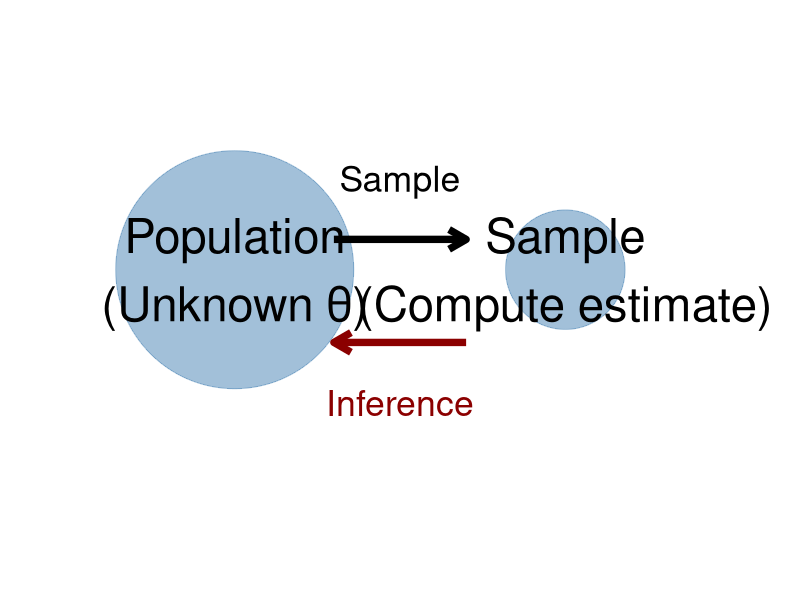
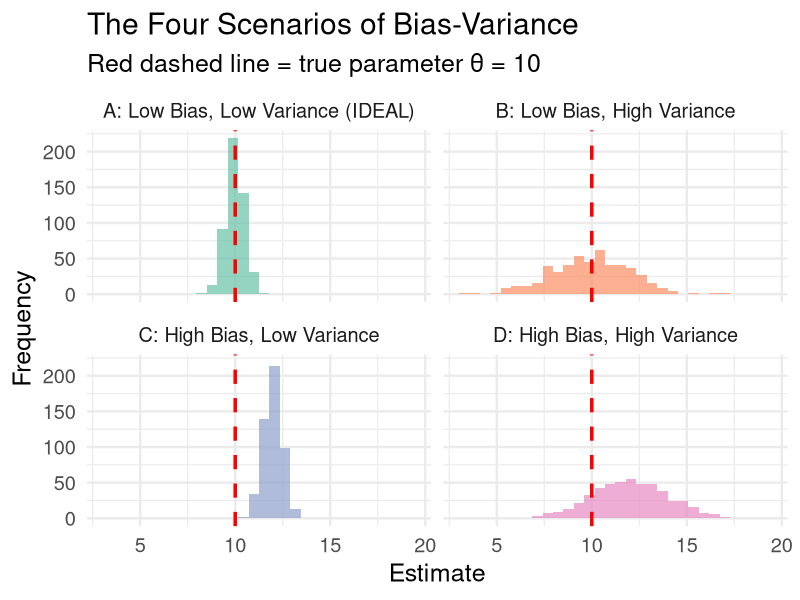
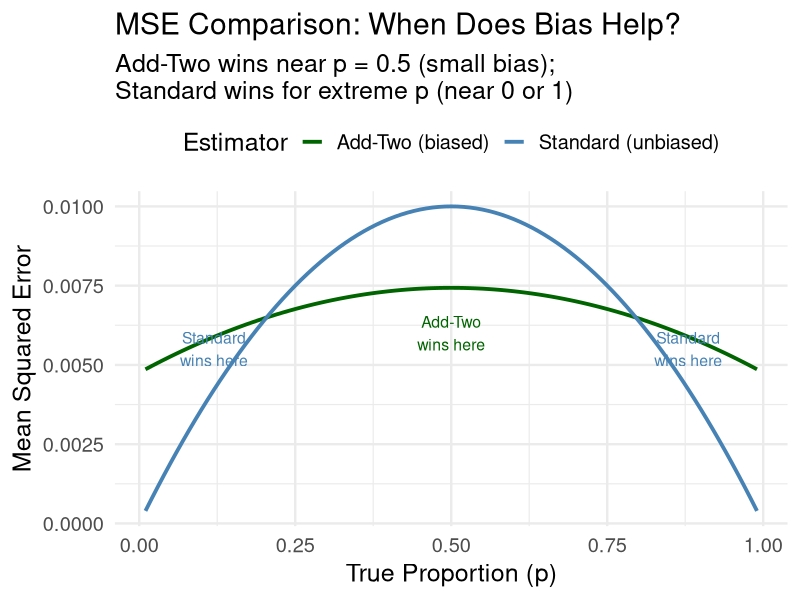
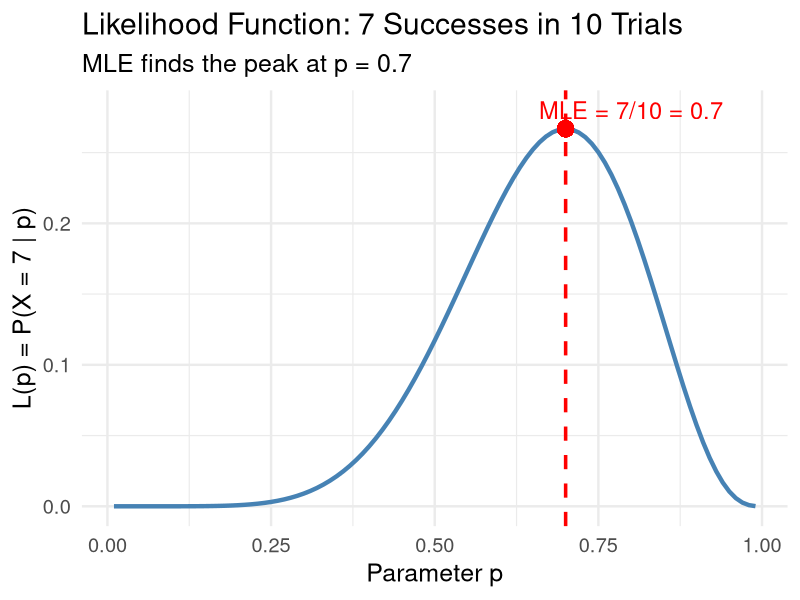
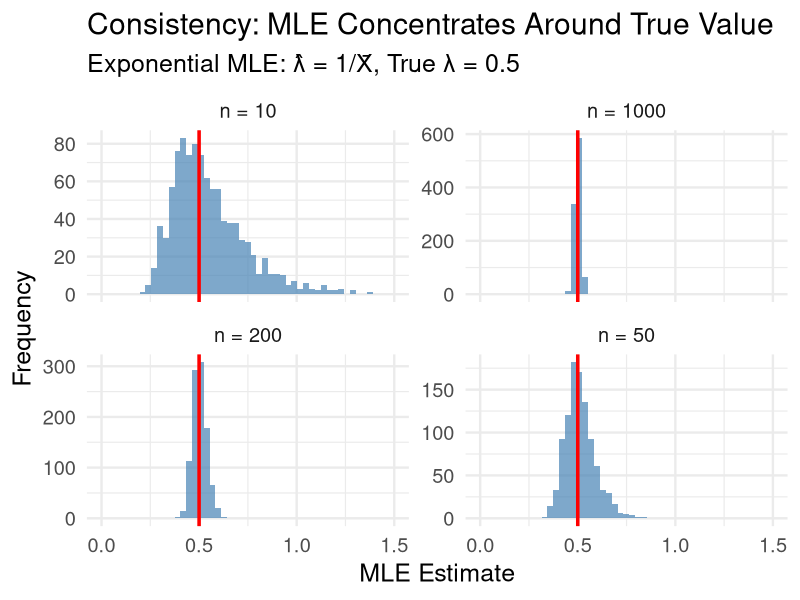
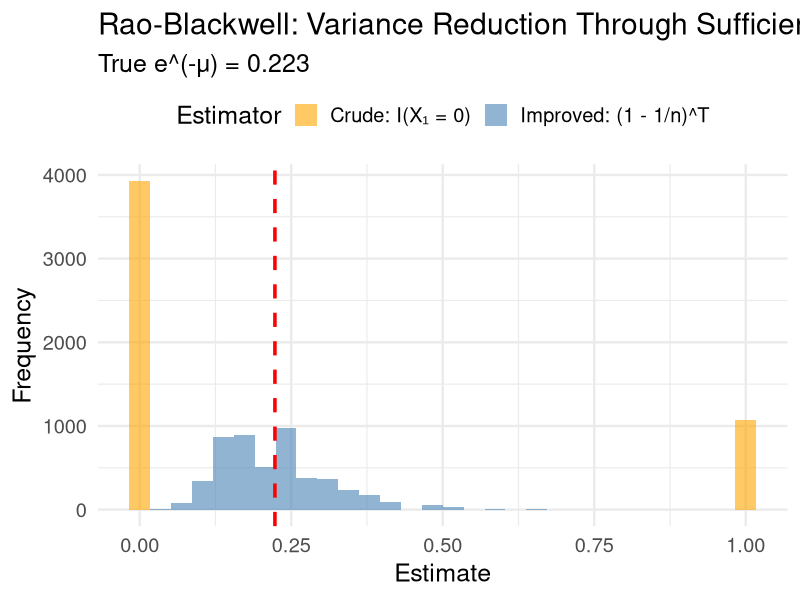

These charts were generated, in order, by the following R code:
## ---- chunk 1
#| label: setup
#| include: false
library(tidyverse)
set.seed(42)
theme_set(theme_minimal(base_size = 18))
## ---- chunk 2
#| echo: false
#| fig-width: 14
#| fig-height: 5
library(DiagrammeR)

grViz("
digraph journey {
  graph [rankdir = LR, bgcolor = transparent]
  node [shape = box, style = filled, fontsize = 24]
  
  L1 [label = 'Lesson 1\\nStatistics &\\nSampling', fillcolor = '#AED6F1']
  L2 [label = 'Lesson 2\\nBias, Variance,\\nMSE', fillcolor = '#FAD7A0']
  L3 [label = 'Lesson 3\\nMVUE &\\nCRLB', fillcolor = '#ABEBC6']
  L4 [label = 'Lesson 4\\nMME &\\nMLE', fillcolor = '#F5B7B1']
  L5 [label = 'Lesson 5\\nSufficient\\nStatistics', fillcolor = '#D7BDE2']
  
  L1 -> L2 -> L3 -> L4 -> L5
}
")
## ---- chunk 3
#| echo: false
#| fig-width: 12
#| fig-height: 6
tibble(x = c(1, 2), y = c(1, 1), size = c(80, 40)) |> 
  ggplot(aes(x = x, y = y)) +
  geom_point(aes(size = size), color = "steelblue", alpha = 0.5) +
  annotate("text", x = 1, y = 1, label = "Population\n(Unknown θ)", size = 12) +
  annotate("text", x = 2, y = 1, label = "Sample\n(Compute estimate)", size = 12) +
  annotate("segment", x = 1.3, xend = 1.7, y = 1.05, yend = 1.05,
           arrow = arrow(length = unit(0.5, "cm")), linewidth = 2.5) +
  annotate("text", x = 1.5, y = 1.15, label = "Sample", size = 9) +
  annotate("segment", x = 1.7, xend = 1.3, y = 0.88, yend = 0.88,
           arrow = arrow(length = unit(0.5, "cm")), linewidth = 2.5, color = "darkred") +
  annotate("text", x = 1.5, y = 0.78, label = "Inference", size = 9, color = "darkred") +
  scale_size_identity() + 
  xlim(0.4, 2.6) + ylim(0.5, 1.4) + 
  theme_void()
## ---- chunk 4
#| echo: false
#| fig-height: 5.5
set.seed(42)
estimator_comparison <- bind_rows(
  tibble(type = "A: Low Bias, Low Variance (IDEAL)", estimate = rnorm(500, 10, 0.5)),
  tibble(type = "B: Low Bias, High Variance", estimate = rnorm(500, 10, 2)),
  tibble(type = "C: High Bias, Low Variance", estimate = rnorm(500, 12, 0.5)),
  tibble(type = "D: High Bias, High Variance", estimate = rnorm(500, 12, 2))
)

estimator_comparison |> 
  ggplot(aes(x = estimate, fill = type)) +
  geom_histogram(bins = 30, alpha = 0.7) +
  geom_vline(xintercept = 10, color = "red", linetype = "dashed", linewidth = 1.2) +
  facet_wrap(~type) +
  labs(x = "Estimate", y = "Frequency", 
       title = "The Four Scenarios of Bias-Variance",
       subtitle = "Red dashed line = true parameter θ = 10") +
  theme(legend.position = "none") +
  scale_fill_brewer(palette = "Set2")
## ---- chunk 5
#| code-fold: true
# Compare standard estimator vs. "add-two" estimator
true_p <- 0.2  # True cure rate (rare disease)
n <- 25
n_sims <- 5000

prop_sim <- tibble(sim = 1:n_sims) |> 
  mutate(
    x = rbinom(n_sims, size = n, prob = true_p),
    p_standard = x / n,                    # Unbiased
    p_addtwo = (x + 2) / (n + 4)           # Biased toward 0.5
  )

# Compare properties
prop_sim |> 
  summarize(
    `Standard: Mean` = mean(p_standard),
    `Standard: Bias` = mean(p_standard) - true_p,
    `Standard: Variance` = var(p_standard),
    `Standard: MSE` = mean((p_standard - true_p)^2),
    `Add-Two: Mean` = mean(p_addtwo),
    `Add-Two: Bias` = mean(p_addtwo) - true_p,
    `Add-Two: Variance` = var(p_addtwo),
    `Add-Two: MSE` = mean((p_addtwo - true_p)^2)
  ) |> 
  pivot_longer(everything()) |> 
  separate(name, into = c("Estimator", "Metric"), sep = ": ") |> 
  pivot_wider(names_from = Estimator, values_from = value) |> 
  mutate(across(where(is.numeric), ~round(., 5)))
## ---- chunk 6
#| echo: false
#| fig-height: 5
n <- 25
mse_comparison <- tibble(p = seq(0.01, 0.99, by = 0.01)) |> 
  mutate(
    mse_standard = p * (1 - p) / n,
    bias_addtwo = (2 - 4*p) / (n + 4),
    var_addtwo = n * p * (1-p) / (n + 4)^2,
    mse_addtwo = var_addtwo + bias_addtwo^2
  )

mse_comparison |> 
  select(p, mse_standard, mse_addtwo) |> 
  pivot_longer(-p, names_to = "Estimator", values_to = "MSE") |> 
  mutate(Estimator = ifelse(Estimator == "mse_standard", "Standard (unbiased)", "Add-Two (biased)")) |> 
  ggplot(aes(x = p, y = MSE, color = Estimator)) +
  geom_line(linewidth = 1.3) +
  labs(title = "MSE Comparison: When Does Bias Help?",
       subtitle = "Add-Two wins near p = 0.5 (small bias);\nStandard wins for extreme p (near 0 or 1)",
       x = "True Proportion (p)", y = "Mean Squared Error") +
  scale_color_manual(values = c("darkgreen", "steelblue")) +
  theme(legend.position = "top") +
  annotate("text", x = 0.12, y = 0.0055, label = "Standard\nwins here", color = "steelblue", size = 4) +
  annotate("text", x = 0.5, y = 0.006, label = "Add-Two\nwins here", color = "darkgreen", size = 4) +
  annotate("text", x = 0.88, y = 0.0055, label = "Standard\nwins here", color = "steelblue", size = 4)
## ---- chunk 7
#| echo: false
#| fig-height: 5
# Likelihood for binomial: 7 successes in 10 trials
tibble(p = seq(0.01, 0.99, by = 0.01)) |> 
  mutate(likelihood = dbinom(7, 10, p)) |> 
  ggplot(aes(x = p, y = likelihood)) +
  geom_line(color = "steelblue", linewidth = 1.5) +
  geom_vline(xintercept = 0.7, color = "red", linetype = "dashed", linewidth = 1.2) +
  geom_point(aes(x = 0.7, y = dbinom(7, 10, 0.7)), color = "red", size = 5) +
  labs(title = "Likelihood Function: 7 Successes in 10 Trials",
       subtitle = "MLE finds the peak at p = 0.7",
       x = "Parameter p", y = "L(p) = P(X = 7 | p)") +
  annotate("text", x = 0.8, y = 0.28, label = "MLE = 7/10 = 0.7", color = "red", size = 6)
## ---- chunk 8
#| echo: false
#| fig-height: 5.5
set.seed(42)
true_lambda <- 0.5
sample_sizes <- c(10, 50, 200, 1000)

consistency_sim <- map(sample_sizes, function(n) {
  tibble(
    n = n,
    mle = map_dbl(1:1000, \(s) 1 / mean(rexp(n, rate = true_lambda)))
  )
}) |> list_rbind()

consistency_sim |> 
  ggplot(aes(x = mle)) +
  geom_histogram(bins = 40, fill = "steelblue", alpha = 0.7) +
  geom_vline(xintercept = true_lambda, color = "red", linewidth = 1.2) +
  facet_wrap(~paste("n =", n), scales = "free_y") +
  coord_cartesian(xlim = c(0, 1.5)) +
  labs(title = "Consistency: MLE Concentrates Around True Value",
       subtitle = "Exponential MLE: λ̂ = 1/X̄, True λ = 0.5",
       x = "MLE Estimate", y = "Frequency")
## ---- chunk 9
# Two datasets with same mean but different information about θ
data_A <- c(2, 4, 6, 8)   # mean = 5, max = 8
data_B <- c(1, 4, 5, 10)  # mean = 5, max = 10

cat("Dataset A: mean =", mean(data_A), ", max =", max(data_A), "\n")
cat("Dataset B: mean =", mean(data_B), ", max =", max(data_B), "\n")
## ---- chunk 10
#| code-fold: true
set.seed(42)
mu_true <- 1.5
n <- 10
n_sims <- 5000

# Simulation
rb_sim <- tibble(sim = 1:n_sims) |> 
  mutate(
    data = map(sim, \(s) rpois(n, mu_true)),
    T_sum = map_dbl(data, sum),
    crude_U = map_dbl(data, \(d) as.numeric(d[1] == 0)),
    improved_U = (1 - 1/n)^T_sum
  )

rb_sim |> 
  summarize(
    `True e^(-μ)` = exp(-mu_true),
    `Crude: E[U]` = mean(crude_U),
    `Crude: Var` = var(crude_U),
    `Improved: E[U*]` = mean(improved_U),
    `Improved: Var` = var(improved_U)
  ) |> 
  pivot_longer(everything()) |> 
  mutate(value = round(value, 4))
## ---- chunk 11
#| echo: false
#| fig-height: 5
rb_sim |> 
  select(crude_U, improved_U) |> 
  pivot_longer(everything(), names_to = "Estimator", values_to = "Estimate") |> 
  mutate(Estimator = case_when(
    Estimator == "crude_U" ~ "Crude: I(X₁ = 0)",
    Estimator == "improved_U" ~ "Improved: (1 - 1/n)^T"
  )) |> 
  ggplot(aes(x = Estimate, fill = Estimator)) +
  geom_histogram(bins = 30, alpha = 0.6, position = "identity") +
  geom_vline(xintercept = exp(-mu_true), color = "red", linetype = "dashed", linewidth = 1.2) +
  labs(title = "Rao-Blackwell: Variance Reduction Through Sufficiency",
       subtitle = paste0("True e^(-μ) = ", round(exp(-mu_true), 3)),
       x = "Estimate", y = "Frequency") +
  scale_fill_manual(values = c("orange", "steelblue")) +
  theme(legend.position = "top")
## ---- chunk 12
#| echo: false
#| fig-height: 8
grViz("
digraph connections {
  graph [rankdir = TB, bgcolor = transparent]
  node [shape = box, style = filled, fontsize = 14]
  
  Data [label = 'Raw Data\\nX₁, ..., Xₙ', fillcolor = '#D5D8DC']
  Suff [label = 'Sufficient Statistic T\\n(Data Reduction)', fillcolor = '#FAD7A0']
  MLE [label = 'MLE\\n(Asymptotically Optimal)', fillcolor = '#AED6F1']
  MVUE [label = 'MVUE\\n(Best Unbiased)', fillcolor = '#ABEBC6']
  CRLB [label = 'CRLB\\n(Lower Bound)', fillcolor = '#F5B7B1']
  
  Data -> Suff [label = 'Factorization\\nTheorem']
  Suff -> MLE [label = 'MLE is function of T']
  Suff -> MVUE [label = 'Rao-Blackwell &\\nLehmann-Scheffé']
  CRLB -> MVUE [label = 'Efficiency:\\nVar(MVUE) = CRLB']
  MLE -> MVUE [label = 'For large n', style = dashed]
}
")
## ---- chunk 13
#| echo: false
#| fig-height: 9
grViz("
digraph decision {
  graph [rankdir = TB, bgcolor = transparent]
  node [shape = box, style = filled, fontsize = 13]
  
  Q1 [label = 'Need an estimator for θ', fillcolor = '#AED6F1']
  Q2 [label = 'Can you find a sufficient\\nstatistic T?', fillcolor = '#FAD7A0', shape = diamond]
  Q3 [label = 'Is T complete?', fillcolor = '#FAD7A0', shape = diamond]
  Q4 [label = 'Can you find an unbiased\\nfunction h(T)?', fillcolor = '#FAD7A0', shape = diamond]
  
  A1 [label = 'Use MLE\\n(asymptotically optimal)', fillcolor = '#ABEBC6']
  A2 [label = 'h(T) is the MVUE!', fillcolor = '#82E0AA']
  A3 [label = 'Use Rao-Blackwell\\nto improve', fillcolor = '#ABEBC6']
  A4 [label = 'Consider biased\\nestimators via MSE', fillcolor = '#F5B7B1']
  
  Q1 -> Q2
  Q2 -> Q3 [label = 'Yes']
  Q2 -> A1 [label = 'No or Hard']
  Q3 -> Q4 [label = 'Yes']
  Q3 -> A3 [label = 'No']
  Q4 -> A2 [label = 'Yes']
  Q4 -> A4 [label = 'No']
}
")
